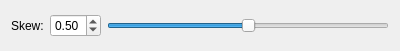
<?xml version="1.0" encoding="UTF-8"?>
<ui version="4.0">
 <class>ChromaSmoothing</class>
 <widget class="QWidget" name="ChromaSmoothing">
  <property name="geometry">
   <rect>
    <x>0</x>
    <y>0</y>
    <width>400</width>
    <height>51</height>
   </rect>
  </property>
  <property name="sizePolicy">
   <sizepolicy hsizetype="Minimum" vsizetype="Minimum">
    <horstretch>0</horstretch>
    <verstretch>0</verstretch>
   </sizepolicy>
  </property>
  <property name="windowTitle">
   <string>Frame</string>
  </property>
  <property name="title" stdset="0">
   <string>Exponential</string>
  </property>
  <property name="checkable" stdset="0">
   <bool>true</bool>
  </property>
  <layout class="QVBoxLayout" name="verticalLayout">
   <item>
    <layout class="QHBoxLayout" name="horizontalLayout">
     <item>
      <widget class="QLabel" name="label">
       <property name="text">
        <string>Skew:</string>
       </property>
      </widget>
     </item>
     <item>
      <widget class="QDoubleSpinBox" name="skew">
       <property name="decimals">
        <number>2</number>
       </property>
       <property name="minimum">
        <double>0.0100000000000</double>
       </property>
       <property name="maximum">
        <double>1.000000000000000</double>
       </property>
       <property name="singleStep">
        <double>0.1000000000000</double>
       </property>
       <property name="value">
        <double>0.500000000000000</double>
       </property>
      </widget>
     </item>
     <item>
      <widget class="QSlider" name="skewSlider">
       <property name="maximum">
        <number>100</number>
       </property>
       <property name="value">
        <number>50</number>
       </property>
       <property name="orientation">
        <enum>Qt::Horizontal</enum>
       </property>
      </widget>
     </item>
    </layout>
   </item>
  </layout>
 </widget>
 <resources/>
 <connections/>
</ui>
